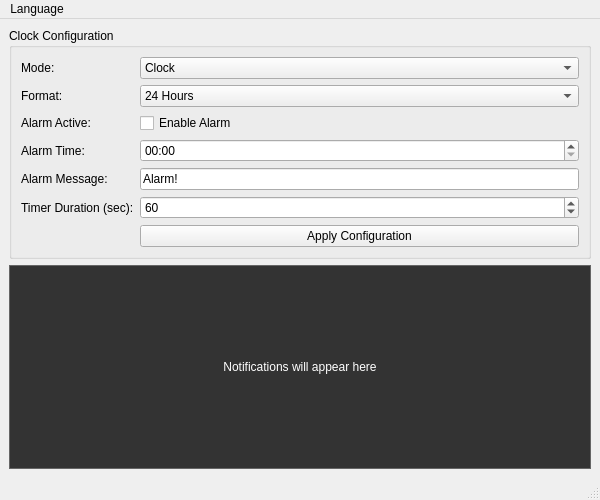
<?xml version="1.0" encoding="UTF-8"?>
<ui version="4.0">
 <class>MainWindow</class>
 <widget class="QMainWindow" name="MainWindow">
  <property name="geometry">
   <rect>
    <x>0</x>
    <y>0</y>
    <width>600</width>
    <height>500</height>
   </rect>
  </property>
  <property name="windowTitle">
   <string>Digital Clock Test Application</string>
  </property>
  <widget class="QWidget" name="centralwidget">
   <layout class="QVBoxLayout" name="verticalLayout">
    <item>
     <widget class="QGroupBox" name="groupBoxConfig">
      <property name="title">
       <string>Clock Configuration</string>
      </property>
      <layout class="QFormLayout" name="formLayout">
       <item row="0" column="0">
        <widget class="QLabel" name="lblMode">
         <property name="text">
          <string>Mode:</string>
         </property>
        </widget>
       </item>
       <item row="0" column="1">
        <widget class="QComboBox" name="comboMode">
         <item>
          <property name="text">
           <string>Clock</string>
          </property>
         </item>
         <item>
          <property name="text">
           <string>Timer</string>
          </property>
         </item>
         <item>
          <property name="text">
           <string>Fútbol</string>
          </property>
         </item>
         <item>
          <property name="text">
           <string>Cronómetro</string>
          </property>
         </item>
        </widget>
       </item>
       <item row="1" column="0">
        <widget class="QLabel" name="lblFormat">
         <property name="text">
          <string>Format:</string>
         </property>
        </widget>
       </item>
       <item row="1" column="1">
        <widget class="QComboBox" name="comboFormat">
         <item>
          <property name="text">
           <string>24 Hours</string>
          </property>
         </item>
         <item>
          <property name="text">
           <string>12 Hours</string>
          </property>
         </item>
        </widget>
       </item>
       <item row="2" column="0">
        <widget class="QLabel" name="lblAlarm">
         <property name="text">
          <string>Alarm Active:</string>
         </property>
        </widget>
       </item>
       <item row="2" column="1">
        <widget class="QCheckBox" name="checkAlarmActive">
         <property name="text">
          <string>Enable Alarm</string>
         </property>
        </widget>
       </item>
       <item row="3" column="0">
        <widget class="QLabel" name="lblAlarmTime">
         <property name="text">
          <string>Alarm Time:</string>
         </property>
        </widget>
       </item>
       <item row="3" column="1">
        <widget class="QTimeEdit" name="timeAlarm">
         <property name="displayFormat">
          <string>HH:mm</string>
         </property>
        </widget>
       </item>
       <item row="4" column="0">
        <widget class="QLabel" name="lblAlarmMessage">
         <property name="text">
          <string>Alarm Message:</string>
         </property>
        </widget>
       </item>
       <item row="4" column="1">
        <widget class="QLineEdit" name="txtAlarmMessage">
         <property name="text">
          <string>Alarm!</string>
         </property>
        </widget>
       </item>
       <item row="5" column="0">
        <widget class="QLabel" name="lblTimerDuration">
         <property name="text">
          <string>Timer Duration (sec):</string>
         </property>
        </widget>
       </item>
       <item row="5" column="1">
        <widget class="QSpinBox" name="spinTimerDuration">
         <property name="maximum">
          <number>86400</number>
         </property>
         <property name="value">
          <number>60</number>
         </property>
        </widget>
       </item>
       <item row="6" column="1">
        <widget class="QPushButton" name="btnApplyConfig">
         <property name="text">
          <string>Apply Configuration</string>
         </property>
        </widget>
       </item>
      </layout>
     </widget>
    </item>
    <item>
     <widget class="QLabel" name="lblNotification">
      <property name="text">
       <string>Notifications will appear here</string>
      </property>
      <property name="alignment">
       <set>Qt::AlignCenter</set>
      </property>
      <property name="wordWrap">
       <bool>true</bool>
      </property>
      <property name="styleSheet">
       <string>QLabel { background-color: #333333; color: white; padding: 10px; border: 1px solid #666666; }</string>
      </property>
     </widget>
    </item>
   </layout>
  </widget>
  <widget class="QMenuBar" name="menubar">
   <property name="geometry">
    <rect>
     <x>0</x>
     <y>0</y>
     <width>600</width>
     <height>21</height>
    </rect>
   </property>
   <widget class="QMenu" name="menuLanguage">
    <property name="title">
     <string>Language</string>
    </property>
    <addaction name="actionEnglish"/>
    <addaction name="actionSpanish"/>
   </widget>
   <addaction name="menuLanguage"/>
  </widget>
  <widget class="QStatusBar" name="statusbar"/>
  <action name="actionEnglish">
   <property name="text">
    <string>English</string>
   </property>
  </action>
  <action name="actionSpanish">
   <property name="text">
    <string>Español</string>
   </property>
  </action>
 </widget>
 <resources/>
 <connections/>
</ui>
